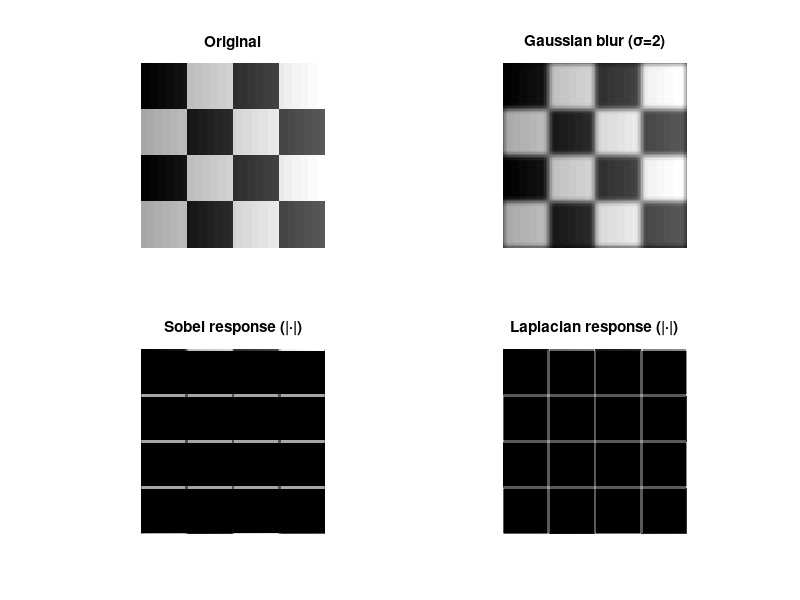

This figure's MATLAB source: (Note: this script raises an error after producing the figure.)
% filter_blur_sharpen.m
% Build classic image kernels via fspecial and apply them with imfilter:
%   • gaussian — soft blur
%   • sobel    — directional edge response
%   • laplacian — second-derivative edge response
% Synthetic input: a checkerboard with a smooth bias.



clear
close all

% 128x128 checkerboard (32-px squares) + soft luminance ramp.
[X, Y] = meshgrid(1:128, 1:128);
img = double(mod(floor((X-1)/32) + floor((Y-1)/32), 2));
img = 0.7 * img + 0.003 * X;       % add ramp so blur is visible

% Three kernels.
gK = fspecial('gaussian', [9 9], 2.0);
sK = fspecial('sobel');
lK = fspecial('laplacian', 0.2);

g = imfilter(img, gK);
s = imfilter(img, sK);
l = imfilter(img, lK);

figure;
subplot(2,2,1); imshow(img,    []); title('Original');
subplot(2,2,2); imshow(g,      []); title('Gaussian blur (\sigma=2)');
subplot(2,2,3); imshow(abs(s), []); title('Sobel response (|·|)');
subplot(2,2,4); imshow(abs(l), []); title('Laplacian response (|·|)');
sgtitle('fspecial + imfilter');
